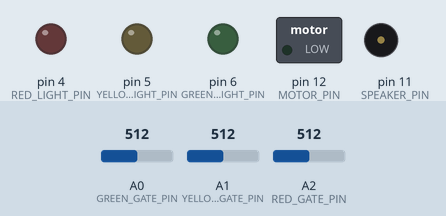
Bench run of a sketch on a simulated Arduino Uno, built with avr-gcc and run on an emulated ATmega328P. Parts: switched loads named in the sketch (green lamp = pin HIGH), output pins drawn as LEDs (lit = HIGH), buzzer (waves = sounding). Dashed ring = blinking. The inputs (shaded band) are chosen by the test bench; at power-on: A0 (GREEN_GATE_PIN) = 512, A1 (YELLOW_GATE_PIN) = 512, A2 (RED_GATE_PIN) = 512.

Above: at 1.2 s.
1.3 s: A0 (GREEN_GATE_PIN) set to 52
At 1.97 s:
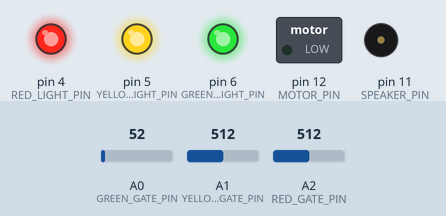
4.3 s: A0 (GREEN_GATE_PIN) set to 46
At 4.76 s:
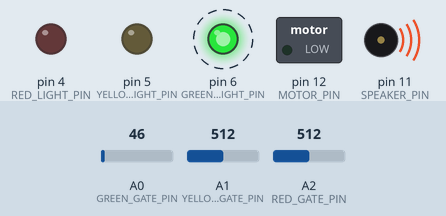
At 6.57 s:
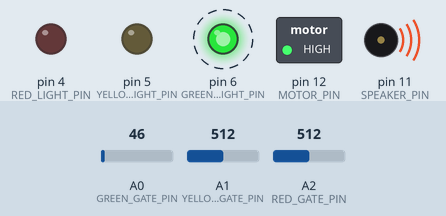
7.3 s: A1 (YELLOW_GATE_PIN) set to 53
10.3 s: A1 (YELLOW_GATE_PIN) set to 47
At 11.19 s:
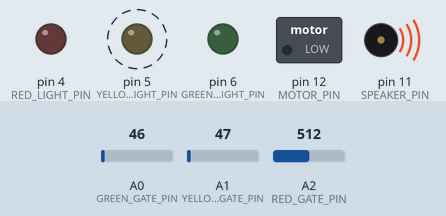
13.3 s: A2 (RED_GATE_PIN) set to 55
16.3 s: A2 (RED_GATE_PIN) set to 45
Timing chart, 0 to 22.4 s (numbered marks = the images above; inputs shaded):
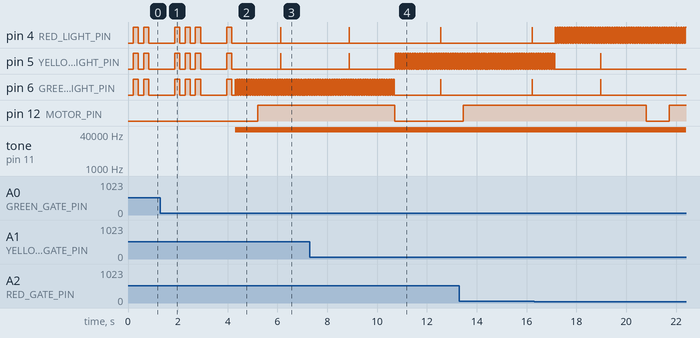

Measured:
- the behaviour switches between 50 and 49 on A0 (GREEN_GATE_PIN) (found by bisection; images 1 and 2)
- the behaviour switches between 50 and 49 on A1 (YELLOW_GATE_PIN) (found by bisection; images 3 and 4)
- after the input at 4.3 s, pin 12 (MOTOR_PIN): LOW → HIGH after 0.91 s; tone on pin 11 (SPEAKER_PIN): silent → 62500 Hz at once
- by itself, pin 4 (RED_LIGHT_PIN): alternates HIGH for 0.05 s and LOW for 0.05 s

The sketch:

Flipper.ino
```cpp
#include "FlashingLight.h"
#include "Sample.h"
#include "PCM.h"

const int NO_SELECTION = -1;

const int GREEN_LIGHT_PIN =		 6;
const int YELLOW_LIGHT_PIN = 	 5;
const int RED_LIGHT_PIN =		 4;

const int GREEN_GATE_PIN =	A0;
const int YELLOW_GATE_PIN =	A1;
const int RED_GATE_PIN =	A2;

const int SPEAKER_PIN =		11;
const int MOTOR_PIN =		12;

const int GATE_THRESHOLD = 50;
const int SELECTION_DURATION = 900;
const int MOTOR_DURATION = 10 * 1000;

int selection = NO_SELECTION;
unsigned long selectionTime;

boolean motorStatus = false;
unsigned long motorStartTime;


//--------------------------------------------------------

int gates[] = {GREEN_GATE_PIN, YELLOW_GATE_PIN, RED_GATE_PIN};

FlashingLight	greenLight (GREEN_LIGHT_PIN,  200, 255, 3, 2);
FlashingLight	yellowLight(YELLOW_LIGHT_PIN, 200, 255, 3, 2);
FlashingLight	redLight   (RED_LIGHT_PIN,    200, 255, 3, 2);
FlashingLight	lights[] = {greenLight, yellowLight, redLight};

FlashingLight	greenLightSELECTED (GREEN_LIGHT_PIN,   40, 255, 1, 0);
FlashingLight	yellowLightSELECTED(YELLOW_LIGHT_PIN,  40, 255, 1, 0);
FlashingLight	redLightSELECTED   (RED_LIGHT_PIN,     40, 255, 1, 0);
FlashingLight	lightsSELECTED[] = {greenLightSELECTED, yellowLightSELECTED, redLightSELECTED};

//-------------------------------------------------------

void setup () {
	Serial.begin(9600);

	for (int i=0; i<3; i++) {
		lights[i].init();
		lights[i].turnOn();
	}

	for (int i=0; i<3; i++) {
		lightsSELECTED[i].init();
//		lightsSELECTED[i].turnOn();
	}

	pinMode(GREEN_GATE_PIN,		INPUT);
	pinMode(YELLOW_GATE_PIN,	INPUT);
	pinMode(RED_GATE_PIN,		INPUT);

	pinMode(SPEAKER_PIN,		OUTPUT);
	pinMode(MOTOR_PIN,			OUTPUT);
}

int gateStatus() {
	int	result;

	result = NO_SELECTION;
	for (int i=0; i<3; i++) {
//		Serial.print("[" + String(i) + "] pin: " + String(gates[i]) + " = " + String(analogRead(gates[i])) + "\n");
		if (analogRead(gates[i]) < GATE_THRESHOLD) {
			result = i;
		}
	}

	return result;
}

void turnOnSelection(int selectedIndex) {
//	Serial.print("ON:  " + String(selectedIndex) + "\n");
	for (int i=0; i<3; i++) {
		lights[i].turnOff();
	}
	lightsSELECTED[selectedIndex].turnOn();
}

void turnOffSelection(int selectedIndex) {
//	Serial.print("OFF: " + String(selectedIndex) + "\n");
	stopPlayback();
	lightsSELECTED[selectedIndex].turnOff();
	for (int i=0; i<3; i++) {
		lights[i].turnOn();
	}
}

void startMotor() {
	digitalWrite(MOTOR_PIN, HIGH);
	motorStatus = true;
	motorStartTime = millis();
}

void stopMotor() {
	digitalWrite(MOTOR_PIN, LOW);
	motorStatus = false;
}

void playSound() {
	startPlayback(sample, sizeof(sample));
}

void loop () {
	int selectedGate;
	unsigned long now = millis();

	for (int i=0; i<3; i++) {
		lights[i].update();
		lightsSELECTED[i].update();
	}

	if (selection == NO_SELECTION) {
		selectedGate = gateStatus();
		if (selectedGate != selection) {
			selection = selectedGate;
			selectionTime = now;
			turnOnSelection(selectedGate);
			playSound();
		}
	} else if ((now - selectionTime) > SELECTION_DURATION) {
		turnOffSelection(selection);
		startMotor();
		selection = NO_SELECTION;
	}

	if (motorStatus && ((now - motorStartTime) > MOTOR_DURATION)) {
		stopMotor();
	}

	delay(10);
}

//-------------------------------------------------------
```

FlashingLight.cpp
```cpp
#include "FlashingLight.h"
#include <Arduino.h>

FlashingLight::FlashingLight(int pin, int flashingTime, int intensity, int activePeriods, int skipPeriods) {
	_pin = pin;
	_intensity = intensity;
	_flashingTime = flashingTime;
	_activePeriods = activePeriods;
	_skipPeriods = skipPeriods;
	__latestValueSet = 0;
}

//void FlashingLight::togglePeriod() {
//	__periodStatus = !__periodStatus;
//	updateLight();
//}

void FlashingLight::init() {
	__status = false;

	__onOffPeriod = Period();
	__onOffPeriod.init(_flashingTime);
}

boolean FlashingLight::isActiveCycle(int cycle) {
	int step;

	step = cycle % (_activePeriods + _skipPeriods);
	return (step < _activePeriods);
}

void FlashingLight::updateLight(int value) {
	if (__latestValueSet != value) {
		__latestValueSet = value;
		analogWrite(_pin, value);
	}
}

void FlashingLight::update() {
//	Serial.print("update\n");
	__onOffPeriod.update();

	if (__status && __onOffPeriod.status() && isActiveCycle(__onOffPeriod.cycle())) {
		updateLight(_intensity);
	} else {
		updateLight(0);
	}
}

void FlashingLight::turnOn() {
	pinMode(_pin, OUTPUT);
	__status = true;
	update();
};

void FlashingLight::turnOff() {
	__status = false;
	update();
};
```

FlashingLight.h
```cpp
#ifndef FlashingLight_h
#define FlashingLight_h
#include "Period.h"

class FlashingLight {
	public:
		FlashingLight(int pin, int flashingTime, int intensity, int activePeriods, int skipPeriods);
		void init();
		void turnOn();
		void turnOff();
		void update();

	private:
		int	_pin;
		int	_intensity;
		int	_flashingTime;
		int	_activePeriods;
		int	_skipPeriods;

		boolean	__status;

		int	__latestValueSet;

		void updateLight(int value);
		boolean isActiveCycle(int cycle);
		Period	__onOffPeriod;
};

#endif
```

PCM.c
```cpp
/*
 * speaker_pcm
 *
 * Plays 8-bit PCM audio on pin 11 using pulse-width modulation (PWM).
 * For Arduino with Atmega168 at 16 MHz.
 *
 * Uses two timers. The first changes the sample value 8000 times a second.
 * The second holds pin 11 high for 0-255 ticks out of a 256-tick cycle,
 * depending on sample value. The second timer repeats 62500 times per second
 * (16000000 / 256), much faster than the playback rate (8000 Hz), so
 * it almost sounds halfway decent, just really quiet on a PC speaker.
 *
 * Takes over Timer 1 (16-bit) for the 8000 Hz timer. This breaks PWM
 * (analogWrite()) for Arduino pins 9 and 10. Takes Timer 2 (8-bit)
 * for the pulse width modulation, breaking PWM for pins 11 & 3.
 *
 * References:
 *     http://www.uchobby.com/index.php/2007/11/11/arduino-sound-part-1/
 *     http://www.atmel.com/dyn/resources/prod_documents/doc2542.pdf
 *     http://www.evilmadscientist.com/article.php/avrdac
 *     http://gonium.net/md/2006/12/27/i-will-think-before-i-code/
 *     http://fly.cc.fer.hr/GDM/articles/sndmus/speaker2.html
 *     http://www.gamedev.net/reference/articles/article442.asp
 *
 * Michael Smith <michael@hurts.ca>
 */

#include <stdint.h>
#include <avr/interrupt.h>
#include <avr/io.h>
#include <avr/pgmspace.h>

#define SAMPLE_RATE 8000

#if defined(ARDUINO) && ARDUINO >= 100
#include "Arduino.h"
#else
#include "WProgram.h"
#endif

#include "PCM.h"

/*
 * The audio data needs to be unsigned, 8-bit, 8000 Hz, and small enough
 * to fit in flash. 10000-13000 samples is about the limit.
 *
 * sounddata.h should look like this:
 *     const int sounddata_length=10000;
 *     const unsigned char sounddata_data[] PROGMEM = { ..... };
 *
 * You can use wav2c from GBA CSS:
 *     http://thieumsweb.free.fr/english/gbacss.html
 * Then add "PROGMEM" in the right place. I hacked it up to dump the samples
 * as unsigned rather than signed, but it shouldn't matter.
 *
 * http://musicthing.blogspot.com/2005/05/tiny-music-makers-pt-4-mac-startup.html
 * mplayer -ao pcm macstartup.mp3
 * sox audiodump.wav -v 1.32 -c 1 -r 8000 -u -1 macstartup-8000.wav
 * sox macstartup-8000.wav macstartup-cut.wav trim 0 10000s
 * wav2c macstartup-cut.wav sounddata.h sounddata
 *
 * (starfox) nb. under sox 12.18 (distributed in CentOS 5), i needed to run
 * the following command to convert my wav file to the appropriate format:
 * sox audiodump.wav -c 1 -r 8000 -u -b macstartup-8000.wav
 */

int speakerPin = 11;
unsigned char const *sounddata_data=0;
int sounddata_length=0;
volatile uint16_t sample;
byte lastSample;

// This is called at 8000 Hz to load the next sample.
ISR(TIMER1_COMPA_vect) {
  if (sample >= sounddata_length) {
    if (sample == sounddata_length + lastSample) {
      stopPlayback();
    }
    else {
      // Ramp down to zero to reduce the click at the end of playback.
      OCR2A = sounddata_length + lastSample - sample;
    }
  }
  else {
    OCR2A = pgm_read_byte(&sounddata_data[sample]);
  }

  ++sample;
}

void startPlayback(unsigned char const *data, int length)
{
  sounddata_data = data;
  sounddata_length = length;

  pinMode(speakerPin, OUTPUT);

  // Set up Timer 2 to do pulse width modulation on the speaker
  // pin.

  // Use internal clock (datasheet p.160)
  ASSR &= ~(_BV(EXCLK) | _BV(AS2));

  // Set fast PWM mode  (p.157)
  TCCR2A |= _BV(WGM21) | _BV(WGM20);
  TCCR2B &= ~_BV(WGM22);

  // Do non-inverting PWM on pin OC2A (p.155)
  // On the Arduino this is pin 11.
  TCCR2A = (TCCR2A | _BV(COM2A1)) & ~_BV(COM2A0);
  TCCR2A &= ~(_BV(COM2B1) | _BV(COM2B0));

  // No prescaler (p.158)
  TCCR2B = (TCCR2B & ~(_BV(CS12) | _BV(CS11))) | _BV(CS10);

  // Set initial pulse width to the first sample.
  OCR2A = pgm_read_byte(&sounddata_data[0]);


  // Set up Timer 1 to send a sample every interrupt.

  cli();

  // Set CTC mode (Clear Timer on Compare Match) (p.133)
  // Have to set OCR1A *after*, otherwise it gets reset to 0!
  TCCR1B = (TCCR1B & ~_BV(WGM13)) | _BV(WGM12);
  TCCR1A = TCCR1A & ~(_BV(WGM11) | _BV(WGM10));

  // No prescaler (p.134)
  TCCR1B = (TCCR1B & ~(_BV(CS12) | _BV(CS11))) | _BV(CS10);

  // Set the compare register (OCR1A).
  // OCR1A is a 16-bit register, so we have to do this with
  // interrupts disabled to be safe.
  OCR1A = F_CPU / SAMPLE_RATE;    // 16e6 / 8000 = 2000

  // Enable interrupt when TCNT1 == OCR1A (p.136)
  TIMSK1 |= _BV(OCIE1A);

  lastSample = pgm_read_byte(&sounddata_data[sounddata_length-1]);
  sample = 0;
  sei();
}

void stopPlayback()
{
  // Disable playback per-sample interrupt.
  TIMSK1 &= ~_BV(OCIE1A);

  // Disable the per-sample timer completely.
  TCCR1B &= ~_BV(CS10);

  // Disable the PWM timer.
  TCCR2B &= ~_BV(CS10);

  digitalWrite(speakerPin, LOW);
}
```

PCM.h
```cpp
/*
 * speaker_pcm
 *
 * Plays 8-bit PCM audio on pin 11 using pulse-width modulation (PWM).
 * For Arduino with Atmega168 at 16 MHz.
 *
 * Uses two timers. The first changes the sample value 8000 times a second.
 * The second holds pin 11 high for 0-255 ticks out of a 256-tick cycle,
 * depending on sample value. The second timer repeats 62500 times per second
 * (16000000 / 256), much faster than the playback rate (8000 Hz), so
 * it almost sounds halfway decent, just really quiet on a PC speaker.
 *
 * Takes over Timer 1 (16-bit) for the 8000 Hz timer. This breaks PWM
 * (analogWrite()) for Arduino pins 9 and 10. Takes Timer 2 (8-bit)
 * for the pulse width modulation, breaking PWM for pins 11 & 3.
 *
 * References:
 *     http://www.uchobby.com/index.php/2007/11/11/arduino-sound-part-1/
 *     http://www.atmel.com/dyn/resources/prod_documents/doc2542.pdf
 *     http://www.evilmadscientist.com/article.php/avrdac
 *     http://gonium.net/md/2006/12/27/i-will-think-before-i-code/
 *     http://fly.cc.fer.hr/GDM/articles/sndmus/speaker2.html
 *     http://www.gamedev.net/reference/articles/article442.asp
 *
 * Michael Smith <michael@hurts.ca>
 */

/*
 * The audio data needs to be unsigned, 8-bit, 8000 Hz, and small enough
 * to fit in flash. 10000-13000 samples is about the limit.
 *
 * sounddata.h should look like this:
 *     const int sounddata_length=10000;
 *     const unsigned char sounddata_data[] PROGMEM = { ..... };
 *
 * You can use wav2c from GBA CSS:
 *     http://thieumsweb.free.fr/english/gbacss.html
 * Then add "PROGMEM" in the right place. I hacked it up to dump the samples
 * as unsigned rather than signed, but it shouldn't matter.
 *
 * http://musicthing.blogspot.com/2005/05/tiny-music-makers-pt-4-mac-startup.html
 * mplayer -ao pcm macstartup.mp3
 * sox audiodump.wav -v 1.32 -c 1 -r 8000 -u -1 macstartup-8000.wav
 * sox macstartup-8000.wav macstartup-cut.wav trim 0 10000s
 * wav2c macstartup-cut.wav sounddata.h sounddata
 *
 * (starfox) nb. under sox 12.18 (distributed in CentOS 5), i needed to run
 * the following command to convert my wav file to the appropriate format:
 * sox audiodump.wav -c 1 -r 8000 -u -b macstartup-8000.wav
 */

#include <avr/pgmspace.h>

#ifdef __cplusplus
extern "C" {
#endif

void startPlayback(unsigned char const *data, int length);
void stopPlayback();

#ifdef __cplusplus
}
#endif
```

Period.cpp
```cpp
#include "Period.h"

Period::Period() {}

void Period::init(int duration) {
	_duration = duration;
	__startTime = millis();
	__status = false;
	__cycle = 0;
}

void Period::update() {
	unsigned long now = millis();

	if ((now - __startTime) > _duration) {
		__status = !__status;
		__startTime = now;
		if (__status) {
			__cycle ++;
		}
	}
}

boolean Period::status() {
	return __status;
}

int Period::cycle() {
	return __cycle;
}
```

Period.h
```cpp
#ifndef Period_h
#define Period_h
#include <Arduino.h>

class Period {
	public:
		Period();
		void init(int duration);
		void update();
		boolean status();
		int cycle();

	private:
		int	_duration;
		int	__cycle;

		boolean	__status;
		unsigned long	__startTime;
	};

#endif
```

Source omitted: Sample.h (data table, 29650 bytes)
